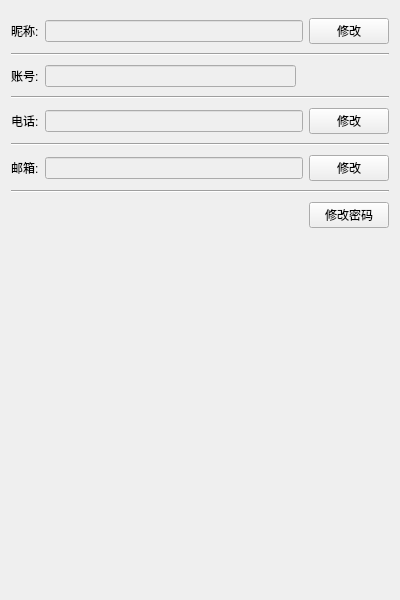
<?xml version="1.0" encoding="UTF-8"?>
<ui version="4.0">
 <class>AccountOptionWindow</class>
 <widget class="QWidget" name="AccountOptionWindow">
  <property name="geometry">
   <rect>
    <x>0</x>
    <y>0</y>
    <width>400</width>
    <height>600</height>
   </rect>
  </property>
  <property name="windowTitle">
   <string>AccountOptionWindow</string>
  </property>
  <property name="bottomSkin" stdset="0">
   <bool>true</bool>
  </property>
  <layout class="QVBoxLayout" name="verticalLayout">
   <property name="spacing">
    <number>9</number>
   </property>
   <property name="topMargin">
    <number>18</number>
   </property>
   <item>
    <layout class="QHBoxLayout" name="horizontalLayout">
     <item>
      <widget class="QLabel" name="label">
       <property name="text">
        <string>昵称:</string>
       </property>
      </widget>
     </item>
     <item>
      <widget class="QLineEdit" name="UserNameLineEdit">
       <property name="enabled">
        <bool>false</bool>
       </property>
       <property name="alignment">
        <set>Qt::AlignLeading|Qt::AlignLeft|Qt::AlignVCenter</set>
       </property>
      </widget>
     </item>
     <item>
      <widget class="QPushButton" name="NameChangeBtn">
       <property name="sizePolicy">
        <sizepolicy hsizetype="Fixed" vsizetype="Fixed">
         <horstretch>0</horstretch>
         <verstretch>0</verstretch>
        </sizepolicy>
       </property>
       <property name="text">
        <string>修改</string>
       </property>
      </widget>
     </item>
    </layout>
   </item>
   <item>
    <widget class="Line" name="line">
     <property name="orientation">
      <enum>Qt::Horizontal</enum>
     </property>
    </widget>
   </item>
   <item>
    <layout class="QHBoxLayout" name="horizontalLayout_2">
     <item>
      <widget class="QLabel" name="label_2">
       <property name="text">
        <string>账号:</string>
       </property>
      </widget>
     </item>
     <item>
      <widget class="QLineEdit" name="AccountLineEdit">
       <property name="enabled">
        <bool>false</bool>
       </property>
       <property name="alignment">
        <set>Qt::AlignLeading|Qt::AlignLeft|Qt::AlignVCenter</set>
       </property>
      </widget>
     </item>
     <item>
      <spacer name="horizontalSpacer">
       <property name="orientation">
        <enum>Qt::Horizontal</enum>
       </property>
       <property name="sizeType">
        <enum>QSizePolicy::Fixed</enum>
       </property>
       <property name="sizeHint" stdset="0">
        <size>
         <width>93</width>
         <height>20</height>
        </size>
       </property>
      </spacer>
     </item>
    </layout>
   </item>
   <item>
    <widget class="Line" name="line_2">
     <property name="orientation">
      <enum>Qt::Horizontal</enum>
     </property>
    </widget>
   </item>
   <item>
    <layout class="QHBoxLayout" name="horizontalLayout_3">
     <item>
      <widget class="QLabel" name="label_3">
       <property name="text">
        <string>电话:</string>
       </property>
      </widget>
     </item>
     <item>
      <widget class="QLineEdit" name="TelLineEdit">
       <property name="enabled">
        <bool>false</bool>
       </property>
       <property name="alignment">
        <set>Qt::AlignLeading|Qt::AlignLeft|Qt::AlignVCenter</set>
       </property>
      </widget>
     </item>
     <item>
      <widget class="QPushButton" name="TelChangeBtn">
       <property name="sizePolicy">
        <sizepolicy hsizetype="Fixed" vsizetype="Fixed">
         <horstretch>0</horstretch>
         <verstretch>0</verstretch>
        </sizepolicy>
       </property>
       <property name="text">
        <string>修改</string>
       </property>
      </widget>
     </item>
    </layout>
   </item>
   <item>
    <widget class="Line" name="line_3">
     <property name="orientation">
      <enum>Qt::Horizontal</enum>
     </property>
    </widget>
   </item>
   <item>
    <layout class="QHBoxLayout" name="horizontalLayout_4">
     <item>
      <widget class="QLabel" name="label_4">
       <property name="text">
        <string>邮箱:</string>
       </property>
      </widget>
     </item>
     <item>
      <widget class="QLineEdit" name="MailLineEdit">
       <property name="enabled">
        <bool>false</bool>
       </property>
       <property name="alignment">
        <set>Qt::AlignLeading|Qt::AlignLeft|Qt::AlignVCenter</set>
       </property>
      </widget>
     </item>
     <item>
      <widget class="QPushButton" name="MailChangeBtn">
       <property name="sizePolicy">
        <sizepolicy hsizetype="Fixed" vsizetype="Fixed">
         <horstretch>0</horstretch>
         <verstretch>0</verstretch>
        </sizepolicy>
       </property>
       <property name="text">
        <string>修改</string>
       </property>
      </widget>
     </item>
    </layout>
   </item>
   <item>
    <widget class="Line" name="line_4">
     <property name="orientation">
      <enum>Qt::Horizontal</enum>
     </property>
    </widget>
   </item>
   <item>
    <layout class="QHBoxLayout" name="horizontalLayout_5">
     <item>
      <spacer name="horizontalSpacer_2">
       <property name="orientation">
        <enum>Qt::Horizontal</enum>
       </property>
       <property name="sizeHint" stdset="0">
        <size>
         <width>218</width>
         <height>20</height>
        </size>
       </property>
      </spacer>
     </item>
     <item>
      <widget class="QPushButton" name="PasswordChangeBtn">
       <property name="sizePolicy">
        <sizepolicy hsizetype="Fixed" vsizetype="Fixed">
         <horstretch>0</horstretch>
         <verstretch>0</verstretch>
        </sizepolicy>
       </property>
       <property name="text">
        <string>修改密码</string>
       </property>
      </widget>
     </item>
    </layout>
   </item>
   <item>
    <spacer name="verticalSpacer">
     <property name="orientation">
      <enum>Qt::Vertical</enum>
     </property>
     <property name="sizeHint" stdset="0">
      <size>
       <width>20</width>
       <height>334</height>
      </size>
     </property>
    </spacer>
   </item>
  </layout>
 </widget>
 <layoutdefault spacing="6" margin="11"/>
 <resources/>
 <connections/>
</ui>
